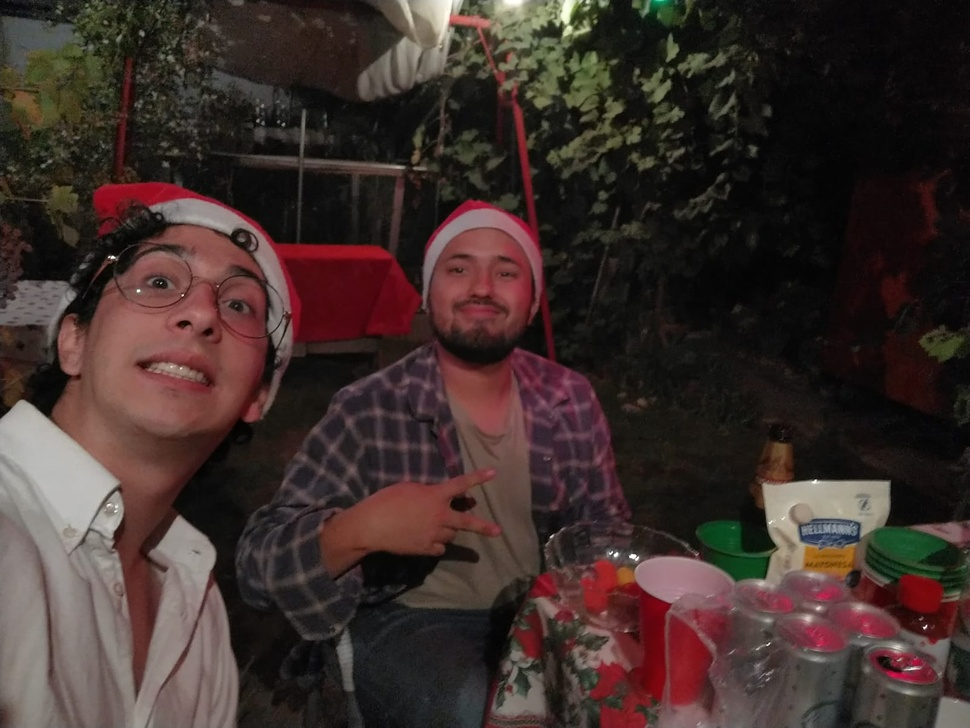
#> input picture PAS/tarea6/feliz_navidad.jpg, 970 x 728 px, shrunk from 1599 x 1200 before the run
$ python pregunta1.py
#> lines starting #> are read from the running program, lines starting #| are printed output that depends on the picture
# p1_imagenes.py
import numpy as np
import matplotlib.pyplot as plt
from skimage import io, color, img_as_float

# === a) Cargar imagen RGB ===
img = io.imread("feliz_navidad.jpg")  # coloca aquí la ruta de tu imagen
#> img is the input picture: shape (728, 970, 3); mean R, G, B 62.4, 47.4, 43.9
img = img_as_float(img)
print(f"Tamaño: {img.shape} (alto, ancho, canales)")
#| Tamaño: (728, 970, 3) (alto, ancho, canales)
print(f"Número de bits por canal: {img.dtype}")
#| Número de bits por canal: float64

# Mostrar imagen original
plt.figure()
plt.imshow(img)
plt.title("Imagen RGB original")
plt.axis("off")
plt.savefig("figs/p1a_imagen_rgb.png", dpi=200)

# === b) Mostrar cada canal ===
canales = ['Rojo', 'Verde', 'Azul']
colores = [(1, 0, 0), (0, 1, 0), (0, 0, 1)]  # colores RGB

for i in range(3):
    # Crear una imagen con solo un canal
    canal_color = np.zeros_like(img)
    canal_color[:, :, i] = img[:, :, i]

    plt.figure()
    plt.imshow(canal_color)
    plt.title(f"Canal {canales[i]}")
    plt.axis("off")
    plt.savefig(f"figs/p1b_canal_{canales[i].lower()}.png", dpi=200)
#> this loop made 3 passes
#> pass 1, `plt.savefig(f"figs/p1b_canal_{canales[i].lower()}.png", dpi=200)`:
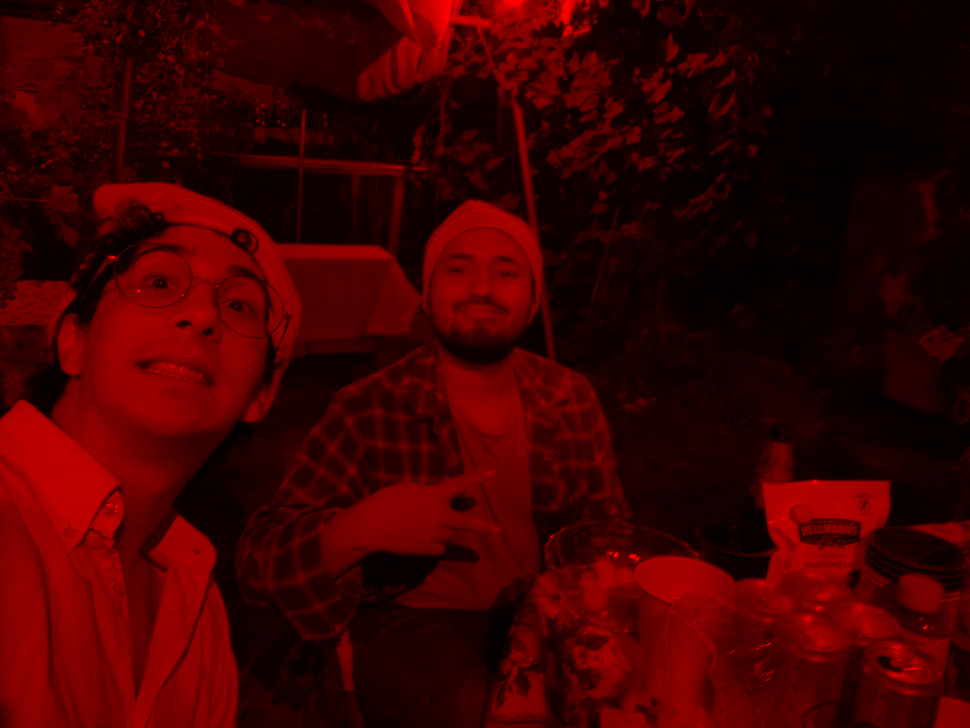
#> shown: shape (728, 970, 3) float64; mean R, G, B 0.245, 0, 0
#> pass 2, `plt.savefig(f"figs/p1b_canal_{canales[i].lower()}.png", dpi=200)`:
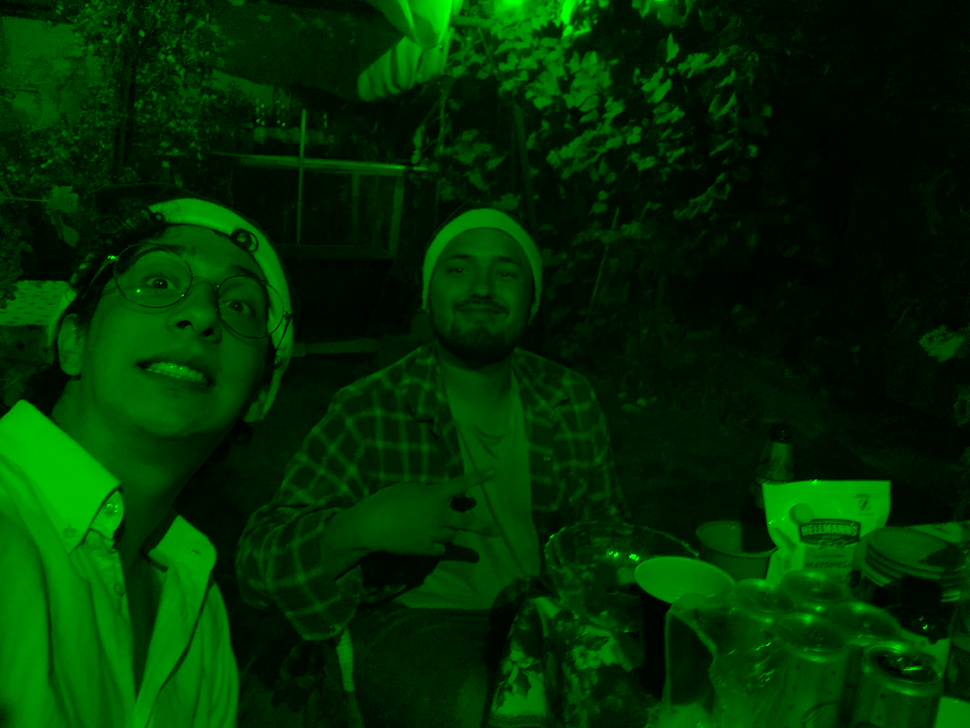
#> shown: shape (728, 970, 3) float64; mean R, G, B 0, 0.186, 0
#> after the loop:
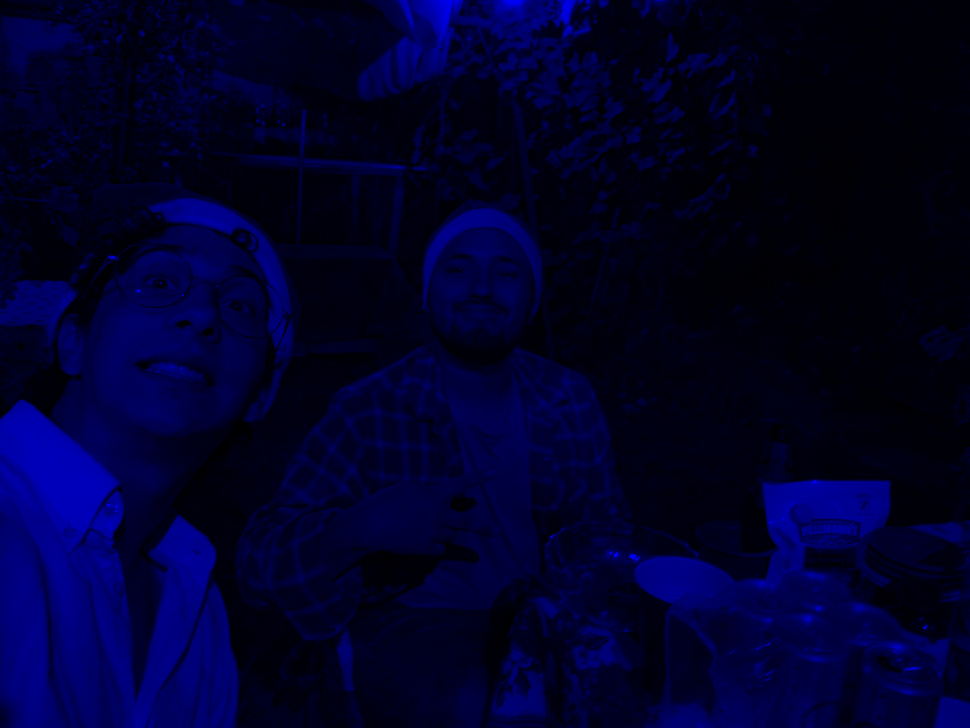
#> canal_color: shape (728, 970, 3) float64; mean R, G, B 0, 0, 0.172


# === c) Conversión a grises ===
# Usando función predefinida
img_gray_lib = color.rgb2gray(img)
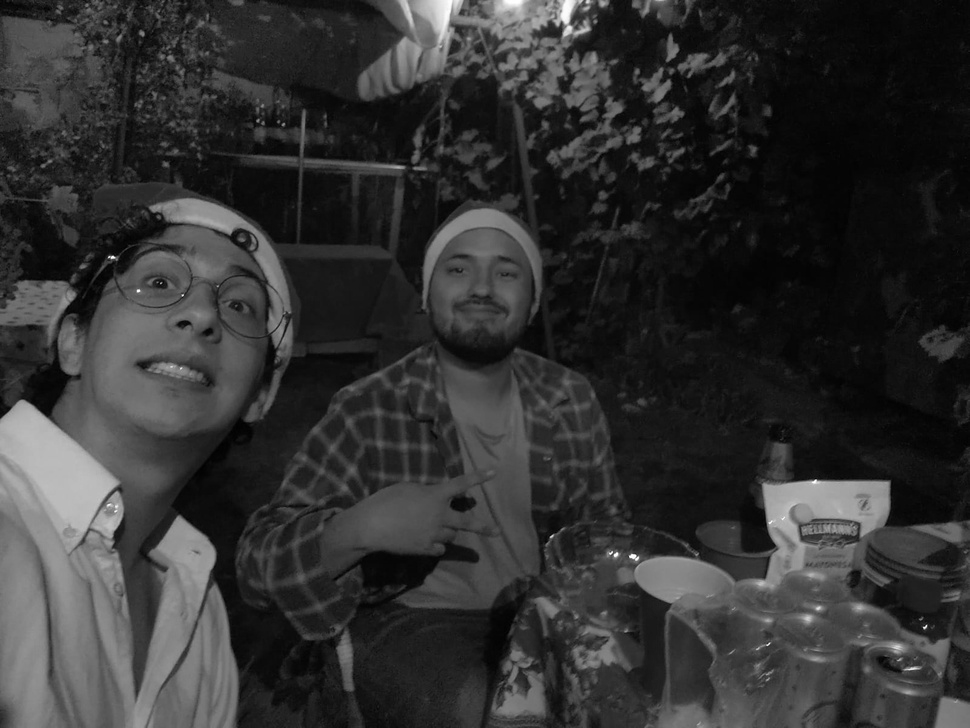
#> img_gray_lib: shape (728, 970) float64; min 0.000833, max 0.999, mean 0.197
plt.figure()
plt.imshow(img_gray_lib, cmap='gray')
plt.title("Escala de grises (rgb2gray)")
plt.axis("off")
plt.savefig("figs/p1c_grises_funcion.png", dpi=200)

# Por combinación lineal manual
img_gray_lin = 0.2989 * img[:, :, 0] + 0.5870 * img[:, :, 1] + 0.1140 * img[:, :, 2]
plt.figure()
plt.imshow(img_gray_lin, cmap='gray')
plt.title("Escala de grises (combinación lineal)")
plt.axis("off")
plt.savefig("figs/p1c_grises_manual.png", dpi=200)

plt.show()
